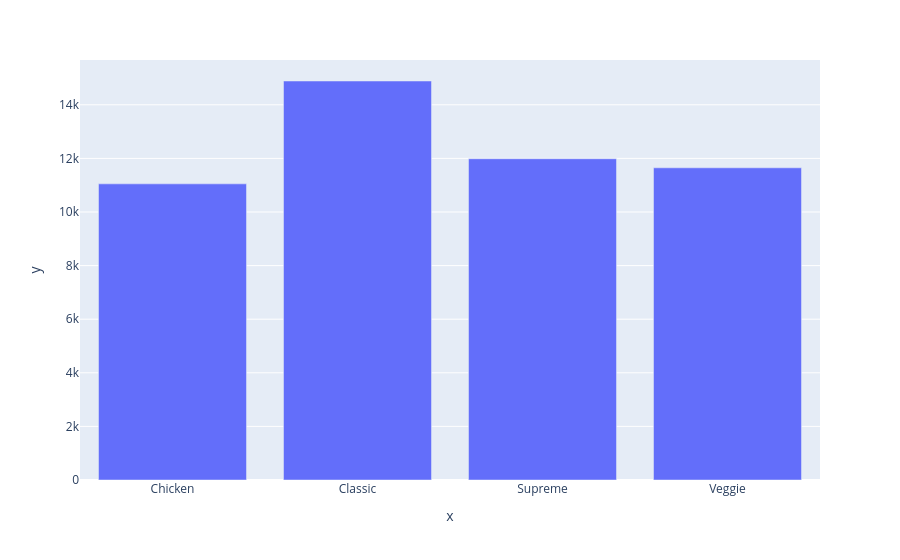

The notebook cell this image was saved under:
### Code cell
plt.figure(figsize=(10,7))
px.bar(x=piza_sold_by_category.index , y=piza_sold_by_category.values)

### Figure 1 — Plotly figure (JSON) as saved in the notebook; plotly's stock layout.template omitted (floating-point values rounded to 4 significant figures)
{"data": [{"hovertemplate": "x=%{x}<br>y=%{y}<extra></extra>", "legendgroup": "", "marker": {"color": "#636efa", "pattern": {"shape": ""}}, "name": "", "orientation": "v", "showlegend": false, "textposition": "auto", "type": "bar", "x": ["Chicken", "Classic", "Supreme", "Veggie"], "xaxis": "x", "y": [11050, 14888, 11987, 11649], "yaxis": "y"}], "layout": {"barmode": "relative", "legend": {"tracegroupgap": 0}, "margin": {"t": 60}, "xaxis": {"anchor": "y", "domain": [0, 1], "title": {"text": "x"}}, "yaxis": {"anchor": "x", "domain": [0, 1], "title": {"text": "y"}}}}
